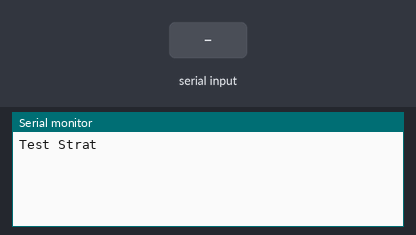
The sketch below on a simulated Arduino Mega 2560, built with avr-gcc and run on an emulated ATmega2560. Parts: the last lines printed to the serial monitor. The inputs (shaded band) are chosen by the test bench. The modem accepts every AT command (registered, SIM ready, sends succeed) and sends nothing else.

Above: at 1.2 s.
1.3 s: "1" received over Serial
At 2.0 s:
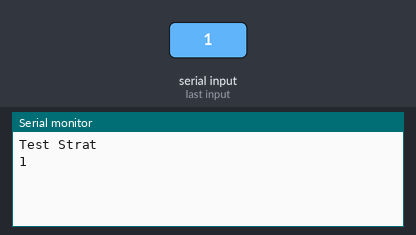
4.3 s: "0" received over Serial
At 5.5 s:
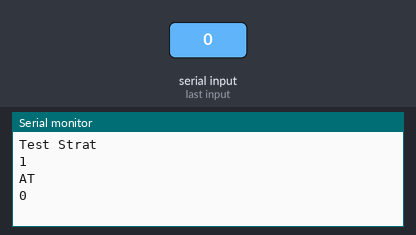
5.8 s: "2" received over Serial
At 5.96 s:
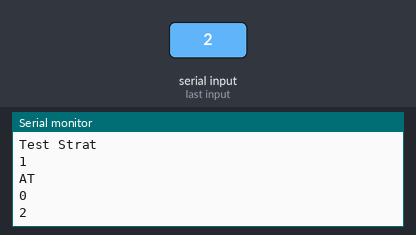

Measured:
- after the input at 1.3 s, the serial monitor: prints a new line at once (image 1)
- after the input at 4.3 s, the serial monitor: prints a new line at once (image 2)
- after the input at 5.8 s, the serial monitor: prints a new line at once (image 3)

The sketch:

1-25_serial_basic.ino
```cpp
unsigned long previousMillis = 0;
const long interval = 3000; //단위 ms
void setup() {
  // initialize serial:
  Serial.begin(115200);
  Serial1.begin(115200);
  Serial.println();
  Serial.println("Test Strat");
}

void loop() {
  serialEvent();
  SendText();
}

void SendText() {
  unsigned long currentMillis = millis();
  if (currentMillis - previousMillis >= interval) {
    previousMillis = currentMillis;
    Serial.println("AT");
    Serial1.write("AT");
    Serial1.write(0x0d);
    Serial1.write(0x0a);
  }
}

void serialEvent() {
  if(Serial.available() == false)
    return;
  String inChar;
  while (Serial.available()) {
    // get the new byte:
    inChar += (char)Serial.read();
  }
  Serial.println(inChar);
}
```
